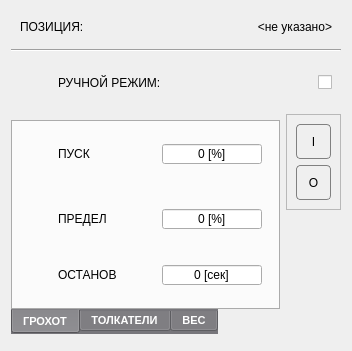
<?xml version="1.0" encoding="UTF-8"?>
<ui version="4.0">
 <class>INCONTAINER</class>
 <widget class="QDialog" name="INCONTAINER">
  <property name="windowModality">
   <enum>Qt::ApplicationModal</enum>
  </property>
  <property name="geometry">
   <rect>
    <x>0</x>
    <y>0</y>
    <width>352</width>
    <height>345</height>
   </rect>
  </property>
  <property name="windowTitle">
   <string>ПРИЕМНЫЙ БУНКЕР</string>
  </property>
  <property name="styleSheet">
   <string notr="true">#centralwidget,#INCONTAINER,QWidget[style=&quot;content&quot;]
{
	background-color: rgb(94, 92, 100);
}
QTabWidget
{
	border: none;
}
QTabBar
{
	background-color: rgb(119, 118, 123);
	color: white;
	font-size: 8pt;
	font-weight: bold;
}
QAbstractButton:flat
{
	border: 1px solid gray;
	border-radius: 4px;
}
QAbstractButton:flat:pressed
{
	background-color: green;
}
QAbstractButton:flat[style=&quot;open&quot;]
{
	image: url(:/concrete/stop.png);
}
QAbstractButton:flat:pressed[style=&quot;open&quot;]
{
	image: url(:/concrete/down.png);
}
QAbstractButton:flat:checked[style=&quot;open&quot;]
{
	image: url(:/concrete/down.png);
}
QLabel[style=&quot;huge&quot;]
{
	font-size: 20pt;
	font-weight: bold;
	color: white;
}
QLabel[style=&quot;gigantic&quot;]
{
	font-size: 32pt;
	font-weight: bold;
	color: white;
}

QLabel[style=&quot;badge&quot;]
{
	border: 1px solid red;
	background-color: rgba(0,0,0,100);
	color: white;
	border-radius: 4px;
}
QLabel[style=&quot;vodoley-status&quot;]
{
	border: none;
	background-color: rgb(98, 160, 234);
	color: white;
	border-radius: 4px;
	font-weight: bold;
	font-size: 9pt;
	padding: 8px;
}
QLabel[style='hint']
{
	color: lightGray;
	font-weight: bold;
	font-size: 10pt;
}
QLabel[style='tips']
{
	color: lightGray;
	font-size: 7pt;
}
QLabel[style='sys']
{
	color: yellow;
	font-size: 7pt;
}
QGroupBox[style=&quot;vodoley&quot;]
{
	background-color: rgb(94, 92, 100);
	border: 1px solid gray;
}
QAbstractButton:flat[style=&quot;danger&quot;]
{
	background-color: rgba(224, 27, 36,80);
	color: lightGray;
}
QAbstractButton:flat::checked[style=&quot;danger&quot;]
{
	background-color: rgba(224, 27, 36,255);
	color: white;
}
QAbstractButton:flat[style=&quot;warning&quot;]
{
	background-color: rgba(46, 194, 126,80);
	color: lightGray;
}
QAbstractButton:flat::checked[style=&quot;warning&quot;]
{
	background-color: rgb(46, 194, 126);
	color: white;
}
</string>
  </property>
  <property name="modal">
   <bool>true</bool>
  </property>
  <property name="prefix" stdset="0">
   <string>SIEVER</string>
  </property>
  <layout class="QGridLayout" name="gridLayout">
   <item row="1" column="0" colspan="2">
    <widget class="Line" name="line">
     <property name="orientation">
      <enum>Qt::Horizontal</enum>
     </property>
    </widget>
   </item>
   <item row="4" column="1" rowspan="3" alignment="Qt::AlignTop">
    <widget class="QFrame" name="console">
     <property name="minimumSize">
      <size>
       <width>55</width>
       <height>96</height>
      </size>
     </property>
     <property name="maximumSize">
      <size>
       <width>55</width>
       <height>16777215</height>
      </size>
     </property>
     <property name="frameShape">
      <enum>QFrame::StyledPanel</enum>
     </property>
     <layout class="QVBoxLayout" name="verticalLayout_15">
      <item>
       <widget class="QPushButton" name="on">
        <property name="sizePolicy">
         <sizepolicy hsizetype="Minimum" vsizetype="Preferred">
          <horstretch>0</horstretch>
          <verstretch>0</verstretch>
         </sizepolicy>
        </property>
        <property name="cursor">
         <cursorShape>PointingHandCursor</cursorShape>
        </property>
        <property name="text">
         <string>I</string>
        </property>
        <property name="flat">
         <bool>true</bool>
        </property>
        <property name="style" stdset="0">
         <string>warning</string>
        </property>
       </widget>
      </item>
      <item>
       <widget class="QPushButton" name="off">
        <property name="sizePolicy">
         <sizepolicy hsizetype="Minimum" vsizetype="Preferred">
          <horstretch>0</horstretch>
          <verstretch>0</verstretch>
         </sizepolicy>
        </property>
        <property name="cursor">
         <cursorShape>PointingHandCursor</cursorShape>
        </property>
        <property name="text">
         <string>O</string>
        </property>
        <property name="flat">
         <bool>true</bool>
        </property>
        <property name="style" stdset="0">
         <string>danger</string>
        </property>
       </widget>
      </item>
     </layout>
    </widget>
   </item>
   <item row="5" column="0">
    <widget class="QTabWidget" name="tabWidget">
     <property name="tabPosition">
      <enum>QTabWidget::South</enum>
     </property>
     <property name="currentIndex">
      <number>0</number>
     </property>
     <widget class="QWidget" name="tab_1">
      <property name="style" stdset="0">
       <string>content</string>
      </property>
      <attribute name="title">
       <string>ГРОХОТ</string>
      </attribute>
      <layout class="QVBoxLayout" name="verticalLayout_3">
       <property name="leftMargin">
        <number>0</number>
       </property>
       <item>
        <widget class="QStackedWidget" name="stackedWidget">
         <property name="styleSheet">
          <string notr="true">QStackedWidget
{
	padding-bottom: 5px;
}</string>
         </property>
         <property name="currentIndex">
          <number>0</number>
         </property>
         <widget class="QWidget" name="page_1">
          <property name="style" stdset="0">
           <string>content</string>
          </property>
          <layout class="QVBoxLayout" name="verticalLayout">
           <property name="leftMargin">
            <number>0</number>
           </property>
           <property name="topMargin">
            <number>0</number>
           </property>
           <property name="rightMargin">
            <number>0</number>
           </property>
           <property name="bottomMargin">
            <number>0</number>
           </property>
           <item alignment="Qt::AlignTop">
            <widget class="QWidget" name="row_5" native="true">
             <layout class="QHBoxLayout" name="horizontalLayout_5">
              <item>
               <widget class="QLabel" name="icon_sp">
                <property name="minimumSize">
                 <size>
                  <width>32</width>
                  <height>32</height>
                 </size>
                </property>
                <property name="maximumSize">
                 <size>
                  <width>32</width>
                  <height>32</height>
                 </size>
                </property>
                <property name="text">
                 <string/>
                </property>
                <property name="pixmap">
                 <pixmap resource="../resources.qrc">:/speed.png</pixmap>
                </property>
                <property name="scaledContents">
                 <bool>true</bool>
                </property>
               </widget>
              </item>
              <item>
               <widget class="QLabel" name="hint_sp">
                <property name="text">
                 <string>ПУСК</string>
                </property>
                <property name="style" stdset="0">
                 <string>hint</string>
                </property>
               </widget>
              </item>
              <item alignment="Qt::AlignRight">
               <widget class="QSpinBox" name="sp">
                <property name="minimumSize">
                 <size>
                  <width>100</width>
                  <height>0</height>
                 </size>
                </property>
                <property name="maximumSize">
                 <size>
                  <width>100</width>
                  <height>16777215</height>
                 </size>
                </property>
                <property name="alignment">
                 <set>Qt::AlignCenter</set>
                </property>
                <property name="buttonSymbols">
                 <enum>QAbstractSpinBox::NoButtons</enum>
                </property>
                <property name="suffix">
                 <string> [%]</string>
                </property>
                <property name="maximum">
                 <number>100</number>
                </property>
               </widget>
              </item>
             </layout>
            </widget>
           </item>
          </layout>
         </widget>
         <widget class="QWidget" name="page_2">
          <property name="style" stdset="0">
           <string>content</string>
          </property>
          <layout class="QVBoxLayout" name="verticalLayout_2">
           <property name="leftMargin">
            <number>0</number>
           </property>
           <property name="topMargin">
            <number>0</number>
           </property>
           <property name="rightMargin">
            <number>0</number>
           </property>
           <property name="bottomMargin">
            <number>0</number>
           </property>
           <item alignment="Qt::AlignTop">
            <widget class="QWidget" name="row_2" native="true">
             <layout class="QHBoxLayout" name="horizontalLayout_2">
              <item>
               <widget class="QLabel" name="icon_sp_2">
                <property name="minimumSize">
                 <size>
                  <width>32</width>
                  <height>32</height>
                 </size>
                </property>
                <property name="maximumSize">
                 <size>
                  <width>32</width>
                  <height>32</height>
                 </size>
                </property>
                <property name="text">
                 <string/>
                </property>
                <property name="pixmap">
                 <pixmap resource="../resources.qrc">:/speed.png</pixmap>
                </property>
                <property name="scaledContents">
                 <bool>true</bool>
                </property>
               </widget>
              </item>
              <item>
               <widget class="QLabel" name="hint_fq">
                <property name="text">
                 <string>СКОРОСТЬ</string>
                </property>
                <property name="style" stdset="0">
                 <string>hint</string>
                </property>
               </widget>
              </item>
              <item alignment="Qt::AlignRight">
               <widget class="QSpinBox" name="fq">
                <property name="minimumSize">
                 <size>
                  <width>100</width>
                  <height>0</height>
                 </size>
                </property>
                <property name="maximumSize">
                 <size>
                  <width>100</width>
                  <height>16777215</height>
                 </size>
                </property>
                <property name="alignment">
                 <set>Qt::AlignCenter</set>
                </property>
                <property name="buttonSymbols">
                 <enum>QAbstractSpinBox::NoButtons</enum>
                </property>
                <property name="suffix">
                 <string> [%]</string>
                </property>
                <property name="maximum">
                 <number>100</number>
                </property>
               </widget>
              </item>
             </layout>
            </widget>
           </item>
          </layout>
         </widget>
        </widget>
       </item>
       <item>
        <widget class="QWidget" name="row_12" native="true">
         <property name="toolTip">
          <string>Влияет на определение засора грохота. 
Предельная нагрузка в процентах от номинала тензодатчиков. </string>
         </property>
         <layout class="QHBoxLayout" name="horizontalLayout_12">
          <item>
           <widget class="QLabel" name="icon_sp_10">
            <property name="minimumSize">
             <size>
              <width>32</width>
              <height>32</height>
             </size>
            </property>
            <property name="maximumSize">
             <size>
              <width>32</width>
              <height>32</height>
             </size>
            </property>
            <property name="text">
             <string/>
            </property>
            <property name="pixmap">
             <pixmap resource="../resources.qrc">:/heavy.png</pixmap>
            </property>
            <property name="scaledContents">
             <bool>true</bool>
            </property>
           </widget>
          </item>
          <item>
           <widget class="QLabel" name="hint_fq_9">
            <property name="text">
             <string>ПРЕДЕЛ</string>
            </property>
            <property name="style" stdset="0">
             <string>hint</string>
            </property>
           </widget>
          </item>
          <item alignment="Qt::AlignRight">
           <widget class="QSpinBox" name="overload">
            <property name="minimumSize">
             <size>
              <width>100</width>
              <height>0</height>
             </size>
            </property>
            <property name="maximumSize">
             <size>
              <width>100</width>
              <height>16777215</height>
             </size>
            </property>
            <property name="alignment">
             <set>Qt::AlignCenter</set>
            </property>
            <property name="buttonSymbols">
             <enum>QAbstractSpinBox::NoButtons</enum>
            </property>
            <property name="suffix">
             <string> [%]</string>
            </property>
            <property name="maximum">
             <number>100</number>
            </property>
           </widget>
          </item>
         </layout>
        </widget>
       </item>
       <item>
        <widget class="QWidget" name="row_3" native="true">
         <layout class="QHBoxLayout" name="horizontalLayout_3">
          <item>
           <widget class="QLabel" name="icon_sp_3">
            <property name="minimumSize">
             <size>
              <width>32</width>
              <height>32</height>
             </size>
            </property>
            <property name="maximumSize">
             <size>
              <width>32</width>
              <height>32</height>
             </size>
            </property>
            <property name="text">
             <string/>
            </property>
            <property name="pixmap">
             <pixmap resource="../resources.qrc">:/timer.png</pixmap>
            </property>
            <property name="scaledContents">
             <bool>true</bool>
            </property>
           </widget>
          </item>
          <item>
           <widget class="QLabel" name="hint_fq_2">
            <property name="text">
             <string>ОСТАНОВ</string>
            </property>
            <property name="style" stdset="0">
             <string>hint</string>
            </property>
           </widget>
          </item>
          <item>
           <widget class="QSpinBox" name="startup_t">
            <property name="minimumSize">
             <size>
              <width>100</width>
              <height>0</height>
             </size>
            </property>
            <property name="maximumSize">
             <size>
              <width>100</width>
              <height>16777215</height>
             </size>
            </property>
            <property name="alignment">
             <set>Qt::AlignCenter</set>
            </property>
            <property name="buttonSymbols">
             <enum>QAbstractSpinBox::NoButtons</enum>
            </property>
            <property name="suffix">
             <string> [сек]</string>
            </property>
            <property name="maximum">
             <number>100</number>
            </property>
           </widget>
          </item>
         </layout>
        </widget>
       </item>
      </layout>
     </widget>
     <widget class="QWidget" name="tab_2">
      <property name="style" stdset="0">
       <string>content</string>
      </property>
      <attribute name="title">
       <string>ТОЛКАТЕЛИ</string>
      </attribute>
      <layout class="QVBoxLayout" name="verticalLayout_4">
       <property name="leftMargin">
        <number>0</number>
       </property>
       <item>
        <widget class="QWidget" name="row_7" native="true">
         <layout class="QHBoxLayout" name="horizontalLayout_7">
          <item>
           <widget class="QLabel" name="icon_sp_5">
            <property name="minimumSize">
             <size>
              <width>32</width>
              <height>32</height>
             </size>
            </property>
            <property name="maximumSize">
             <size>
              <width>32</width>
              <height>32</height>
             </size>
            </property>
            <property name="text">
             <string/>
            </property>
            <property name="pixmap">
             <pixmap resource="../resources.qrc">:/timer.png</pixmap>
            </property>
            <property name="scaledContents">
             <bool>true</bool>
            </property>
           </widget>
          </item>
          <item>
           <widget class="QLabel" name="hint_fq_4">
            <property name="text">
             <string>ТОЛЧЕК</string>
            </property>
            <property name="style" stdset="0">
             <string>hint</string>
            </property>
           </widget>
          </item>
          <item alignment="Qt::AlignRight">
           <widget class="QSpinBox" name="push_t">
            <property name="minimumSize">
             <size>
              <width>100</width>
              <height>0</height>
             </size>
            </property>
            <property name="maximumSize">
             <size>
              <width>100</width>
              <height>16777215</height>
             </size>
            </property>
            <property name="alignment">
             <set>Qt::AlignCenter</set>
            </property>
            <property name="buttonSymbols">
             <enum>QAbstractSpinBox::NoButtons</enum>
            </property>
            <property name="suffix">
             <string> [сек]</string>
            </property>
            <property name="maximum">
             <number>100</number>
            </property>
           </widget>
          </item>
         </layout>
        </widget>
       </item>
       <item>
        <widget class="QWidget" name="row_8" native="true">
         <layout class="QHBoxLayout" name="horizontalLayout_8">
          <item>
           <widget class="QLabel" name="icon_sp_6">
            <property name="minimumSize">
             <size>
              <width>32</width>
              <height>32</height>
             </size>
            </property>
            <property name="maximumSize">
             <size>
              <width>32</width>
              <height>32</height>
             </size>
            </property>
            <property name="text">
             <string/>
            </property>
            <property name="pixmap">
             <pixmap resource="../resources.qrc">:/timer.png</pixmap>
            </property>
            <property name="scaledContents">
             <bool>true</bool>
            </property>
           </widget>
          </item>
          <item>
           <widget class="QLabel" name="hint_fq_5">
            <property name="text">
             <string>ПАУЗА МЕЖДУ</string>
            </property>
            <property name="style" stdset="0">
             <string>hint</string>
            </property>
           </widget>
          </item>
          <item alignment="Qt::AlignRight">
           <widget class="QSpinBox" name="push_w">
            <property name="minimumSize">
             <size>
              <width>100</width>
              <height>0</height>
             </size>
            </property>
            <property name="maximumSize">
             <size>
              <width>100</width>
              <height>16777215</height>
             </size>
            </property>
            <property name="alignment">
             <set>Qt::AlignCenter</set>
            </property>
            <property name="buttonSymbols">
             <enum>QAbstractSpinBox::NoButtons</enum>
            </property>
            <property name="suffix">
             <string> [сек]</string>
            </property>
            <property name="maximum">
             <number>100</number>
            </property>
           </widget>
          </item>
         </layout>
        </widget>
       </item>
       <item>
        <spacer name="verticalSpacer_2">
         <property name="orientation">
          <enum>Qt::Vertical</enum>
         </property>
         <property name="sizeHint" stdset="0">
          <size>
           <width>20</width>
           <height>40</height>
          </size>
         </property>
        </spacer>
       </item>
      </layout>
     </widget>
     <widget class="QWidget" name="tab_3">
      <property name="style" stdset="0">
       <string>content</string>
      </property>
      <attribute name="title">
       <string>ВЕС</string>
      </attribute>
      <layout class="QVBoxLayout" name="verticalLayout_5">
       <property name="leftMargin">
        <number>0</number>
       </property>
       <item>
        <widget class="QWidget" name="row_10" native="true">
         <property name="toolTip">
          <string>Суммарный номинал тензодатчиков приемного бункера</string>
         </property>
         <layout class="QHBoxLayout" name="horizontalLayout_10">
          <item>
           <widget class="QLabel" name="icon_sp_8">
            <property name="minimumSize">
             <size>
              <width>32</width>
              <height>32</height>
             </size>
            </property>
            <property name="maximumSize">
             <size>
              <width>32</width>
              <height>32</height>
             </size>
            </property>
            <property name="text">
             <string/>
            </property>
            <property name="pixmap">
             <pixmap resource="../resources.qrc">:/heavy.png</pixmap>
            </property>
            <property name="scaledContents">
             <bool>true</bool>
            </property>
           </widget>
          </item>
          <item>
           <widget class="QLabel" name="hint_fq_7">
            <property name="text">
             <string>ПРЕДЕЛ</string>
            </property>
            <property name="style" stdset="0">
             <string>hint</string>
            </property>
           </widget>
          </item>
          <item alignment="Qt::AlignRight">
           <widget class="QSpinBox" name="mmax">
            <property name="minimumSize">
             <size>
              <width>100</width>
              <height>0</height>
             </size>
            </property>
            <property name="maximumSize">
             <size>
              <width>100</width>
              <height>16777215</height>
             </size>
            </property>
            <property name="alignment">
             <set>Qt::AlignCenter</set>
            </property>
            <property name="buttonSymbols">
             <enum>QAbstractSpinBox::NoButtons</enum>
            </property>
            <property name="suffix">
             <string> [кг]</string>
            </property>
            <property name="maximum">
             <number>20000</number>
            </property>
           </widget>
          </item>
         </layout>
        </widget>
       </item>
       <item>
        <widget class="QWidget" name="row_9" native="true">
         <property name="toolTip">
          <string>Определение события загрузки в приемный. Должно быть больше чем вес персонала, которые могут встать одновременно на приемный</string>
         </property>
         <layout class="QHBoxLayout" name="horizontalLayout_9">
          <item>
           <widget class="QLabel" name="icon_sp_7">
            <property name="minimumSize">
             <size>
              <width>32</width>
              <height>32</height>
             </size>
            </property>
            <property name="maximumSize">
             <size>
              <width>32</width>
              <height>32</height>
             </size>
            </property>
            <property name="text">
             <string/>
            </property>
            <property name="pixmap">
             <pixmap resource="../resources.qrc">:/loader.png</pixmap>
            </property>
            <property name="scaledContents">
             <bool>true</bool>
            </property>
           </widget>
          </item>
          <item>
           <widget class="QLabel" name="hint_fq_6">
            <property name="text">
             <string>ЗАГРУЗКА ОТ</string>
            </property>
            <property name="style" stdset="0">
             <string>hint</string>
            </property>
           </widget>
          </item>
          <item alignment="Qt::AlignRight">
           <widget class="QSpinBox" name="db">
            <property name="minimumSize">
             <size>
              <width>100</width>
              <height>0</height>
             </size>
            </property>
            <property name="maximumSize">
             <size>
              <width>100</width>
              <height>16777215</height>
             </size>
            </property>
            <property name="alignment">
             <set>Qt::AlignCenter</set>
            </property>
            <property name="buttonSymbols">
             <enum>QAbstractSpinBox::NoButtons</enum>
            </property>
            <property name="suffix">
             <string> [кг]</string>
            </property>
            <property name="maximum">
             <number>1000</number>
            </property>
           </widget>
          </item>
         </layout>
        </widget>
       </item>
       <item>
        <widget class="QWidget" name="row_11" native="true">
         <property name="toolTip">
          <string>Для тонкой подстройки показаний веса (тара или коррекция)</string>
         </property>
         <layout class="QHBoxLayout" name="horizontalLayout_11">
          <item>
           <widget class="QLabel" name="icon_sp_9">
            <property name="minimumSize">
             <size>
              <width>32</width>
              <height>32</height>
             </size>
            </property>
            <property name="maximumSize">
             <size>
              <width>32</width>
              <height>32</height>
             </size>
            </property>
            <property name="text">
             <string/>
            </property>
            <property name="pixmap">
             <pixmap resource="../resources.qrc">:/tune.png</pixmap>
            </property>
            <property name="scaledContents">
             <bool>true</bool>
            </property>
           </widget>
          </item>
          <item>
           <widget class="QLabel" name="hint_fq_8">
            <property name="text">
             <string>СМЕСИТИТЬ</string>
            </property>
            <property name="style" stdset="0">
             <string>hint</string>
            </property>
           </widget>
          </item>
          <item alignment="Qt::AlignRight">
           <widget class="QSpinBox" name="offset">
            <property name="minimumSize">
             <size>
              <width>100</width>
              <height>0</height>
             </size>
            </property>
            <property name="maximumSize">
             <size>
              <width>100</width>
              <height>16777215</height>
             </size>
            </property>
            <property name="alignment">
             <set>Qt::AlignCenter</set>
            </property>
            <property name="buttonSymbols">
             <enum>QAbstractSpinBox::NoButtons</enum>
            </property>
            <property name="suffix">
             <string> [кг]</string>
            </property>
            <property name="minimum">
             <number>-500</number>
            </property>
            <property name="maximum">
             <number>500</number>
            </property>
            <property name="singleStep">
             <number>5</number>
            </property>
           </widget>
          </item>
         </layout>
        </widget>
       </item>
      </layout>
     </widget>
    </widget>
   </item>
   <item row="0" column="0" colspan="2">
    <widget class="QWidget" name="row_1" native="true">
     <layout class="QHBoxLayout" name="horizontalLayout">
      <item>
       <widget class="QLabel" name="hint_name">
        <property name="text">
         <string>ПОЗИЦИЯ:</string>
        </property>
        <property name="style" stdset="0">
         <string>hint</string>
        </property>
       </widget>
      </item>
      <item>
       <widget class="QLabel" name="name">
        <property name="minimumSize">
         <size>
          <width>100</width>
          <height>0</height>
         </size>
        </property>
        <property name="text">
         <string>&lt;не указано&gt;</string>
        </property>
        <property name="alignment">
         <set>Qt::AlignRight|Qt::AlignTrailing|Qt::AlignVCenter</set>
        </property>
        <property name="style" stdset="0">
         <string>hint</string>
        </property>
       </widget>
      </item>
     </layout>
    </widget>
   </item>
   <item row="2" column="0" colspan="2">
    <widget class="QWidget" name="row_4" native="true">
     <layout class="QHBoxLayout" name="horizontalLayout_4">
      <item>
       <widget class="QLabel" name="icon_sp_4">
        <property name="minimumSize">
         <size>
          <width>32</width>
          <height>32</height>
         </size>
        </property>
        <property name="maximumSize">
         <size>
          <width>32</width>
          <height>32</height>
         </size>
        </property>
        <property name="text">
         <string/>
        </property>
        <property name="pixmap">
         <pixmap resource="../resources.qrc">:/hand.png</pixmap>
        </property>
        <property name="scaledContents">
         <bool>true</bool>
        </property>
       </widget>
      </item>
      <item>
       <widget class="QLabel" name="hint_fq_3">
        <property name="text">
         <string>РУЧНОЙ РЕЖИМ:</string>
        </property>
        <property name="style" stdset="0">
         <string>hint</string>
        </property>
       </widget>
      </item>
      <item>
       <widget class="QCheckBox" name="checkBox">
        <property name="layoutDirection">
         <enum>Qt::RightToLeft</enum>
        </property>
        <property name="text">
         <string/>
        </property>
       </widget>
      </item>
     </layout>
    </widget>
   </item>
  </layout>
 </widget>
 <resources>
  <include location="../resources.qrc"/>
 </resources>
 <connections/>
</ui>
